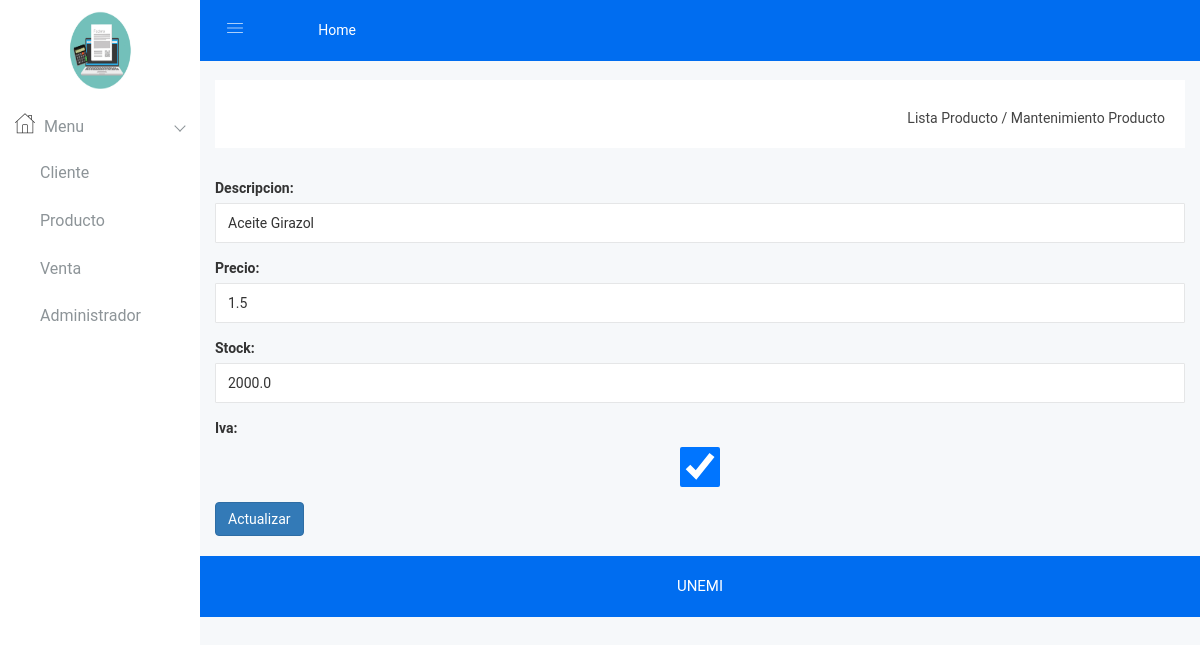
/editarproducto/5/, run on the app's committed database.
### Tarea2/models.py (models this page shows, shortened)
class Producto(models.Model):
    descripcion = models.CharField(max_length=100)
    precio = models.FloatField(default=0)
    stock = models.FloatField(default=0)
    iva = models.BooleanField(default=True)
    class Meta:
        verbose_name = 'producto'
        verbose_name_plural = 'productos'
        ordering = ["descripcion"]

### Tarea2/views.py (the view)
# urls.py: path('editarproducto/<int:id>/', editarproducto, name='editarproducto'),
def editarproducto(request, id):
    opciones = {'Menu': 'Menu Principal',
                'Contacto': 'Lista de Producto', 'Acerca': 'Acerca del Blog', 'accion': 'Actualizar'}
    producto = Producto.objects.get(id=id)
    if request.method == 'GET':
        form = ProductoForm(instance=producto)
        opciones['form'] = form
    else:
        form = ProductoForm(request.POST, instance=producto)
        if form.is_valid():
            form.save()
            return redirect('/listarproducto/')
    return render(request, 'producto.html', opciones)

### Tarea2/forms.py
class ProductoForm(forms.ModelForm):
    class Meta:
        model = Producto
        fields = ('descripcion', 'precio', 'stock', 'iva')
        labels = {'descripcion': 'Descripcion', 'precio': 'Precio', 'stock': 'Stock', 'iva': 'Iva'}
        widgets = {
            'descripcion': forms.TextInput(attrs={'class': 'form-control'}),
            'precio': forms.TextInput(attrs={'class': 'form-control'}),
            'stock': forms.TextInput(attrs={'class': 'form-control'}),
            'iva': forms.CheckboxInput(attrs={'class': 'form-control'}),
        }

### templates/producto.html (shortened to what this page needs)
<!doctype html>
{% load static %}
<html class="no-js" lang="es">
<head>
    <link rel="stylesheet" href="{% static 'css/bootstrap.min.css' %}">
    <link rel="stylesheet" href="{% static 'css/font-awesome.min.css' %}">
    <link rel="stylesheet" href="{% static 'css/animate.css' %}">
    <link rel="stylesheet" href="{% static 'css/normalize.css' %}">
    <link rel="stylesheet" href="{% static 'css/meanmenu.min.css' %}">
    <link rel="stylesheet" href="{% static 'css/main.css' %}">
    <link rel="stylesheet" href="{% static 'css/educate-custon-icon.css' %}">
    <link rel="stylesheet" href="{% static 'css/metisMenu/metisMenu.min.css' %}">
    <link rel="stylesheet" href="{% static 'css/metisMenu/metisMenu-vertical.css' %}">
    <link rel="stylesheet" href="{% static 'style.css' %}">
    <link rel="stylesheet" href="{% static 'css/responsive.css' %}">
</head>
<body>
<div class="left-sidebar-pro">
    <nav id="sidebar" class="">
        <div class="sidebar-header">
            <a href="index.html"><img style="height: 100px; width: 100px" class="main-logo"
                                      src="{% static 'img/logo/logof.jpg' %}" alt=""/></a>
        </div>
        <div class="left-custom-menu-adp-wrap comment-scrollbar">
            <nav class="sidebar-nav left-sidebar-menu-pro">
                <ul class="metismenu" id="menu1">
                    <li class="active">
                        <a class="has-arrow" href="index.html">
                            <span class="educate-icon educate-home icon-wrap"></span>
                            <span class="mini-click-non">Menu</span>
                        </a>
                        <ul class="submenu-angle" aria-expanded="true">
                            <li><a title="Cliente" href="/"><span class="mini-sub-pro">Cliente</span></a>
                            </li>
                            <li><a title="Producto" href="/listarproducto/"><span
                                    class="mini-sub-pro">Producto</span></a>
                            </li>
                            <li><a title="Venta" href="/listarventa/"><span class="mini-sub-pro">Venta</span></a>
                            </li>
                            <li><a title="Venta" href="/admin/"><span class="mini-sub-pro">Administrador</span></a>
                            </li>
                        </ul>
                    </li>
                </ul>
            </nav>
        </div>
    </nav>
</div>
<div class="all-content-wrapper">
    <div class="container-fluid">
        <div class="row">
            <div class="col-lg-12 col-md-12 col-sm-12 col-xs-12">
                <div class="logo-pro">
                    <a href="index.html"><img class="main-logo" src="{% static 'img/logo/logo.png' %}" alt=""/></a>
                </div>
            </div>
        </div>
    </div>
    <div class="header-advance-area">
        <div class="header-top-area">
            <div class="container-fluid">
                <div class="row">
                    <div class="col-lg-12 col-md-12 col-sm-12 col-xs-12">
                        <div class="header-top-wraper">
                            <div class="row">
                                <div class="col-lg-1 col-md-0 col-sm-1 col-xs-12">
                                    <div class="menu-switcher-pro">
                                        <button type="button" id="sidebarCollapse"
                                                class="btn bar-button-pro header-drl-controller-btn btn-info navbar-btn">
                                            <i class="educate-icon educate-nav"></i>
                                        </button>
                                    </div>
                                </div>
                                <div class="col-lg-6 col-md-7 col-sm-6 col-xs-12">
                                    <div class="header-top-menu tabl-d-n">
                                        <ul class="nav navbar-nav mai-top-nav">
                                            <li class="nav-item"><a href="#" class="nav-link">Home</a>
                                            </li>
                                        </ul>
                                    </div>
                                </div>
                            </div>
                        </div>
                    </div>
                </div>
            </div>
        </div>
        <div class="breadcome-area">
            <div class="container-fluid">
                <div class="row">
                    <div class="col-lg-12 col-md-12 col-sm-12 col-xs-12">
                        <div class="breadcome-list">
                            <div class="row">
                                <div class="col-lg-12 col-md-12 col-sm-12 col-xs-12">
                                    <ul class="breadcome-menu">
                                        <li><a href="/listarproducto/">Lista Producto</a> <span
                                                class="bread-slash">/</span>
                                        </li>
                                        <li><span class="bread-blod">Mantenimiento Producto</span>
                                        </li>
                                    </ul>
                                </div>
                            </div>
                        </div>
                    </div>
                </div>
            </div>
        </div>
        <div class="analytics-sparkle-area">
            <div class="container-fluid">
                <div class="row">
                    <div class="col-lg-12 col-md-12 col-sm-12 col-xs-12">
                        <form action="" method="post">
                            {{ form.as_p }}
                            <div class="btn-group">
                                <button class="btn btn-primary" type="submit">{{ accion }}</button>
                            </div>
                        </form>
                        <br>
                    </div>
                </div>
            </div>
        </div>
        <div class="footer-copyright-area">
            <div class="container-fluid">
                <div class="row">
                    <div class="col-lg-12">
                        <div class="footer-copy-right">
                            <p>UNEMI</p>
                        </div>
                    </div>
                </div>
            </div>
        </div>
    </div>
</div>
</body>
</html>

### static/css/main.css (style rules this page uses)
html { color: #222; font-size: 1em; line-height: 1.4; }
audio, canvas, iframe, img, svg, video { vertical-align: middle; }

### static/css/metisMenu/metisMenu-vertical.css (style rules this page uses)
.sidebar-nav { background: #fff; }
.sidebar-nav ul { padding: 0; margin: 0; list-style: none; background: #f5f5f5; }
.sidebar-nav .metismenu { background: #fff; display: -webkit-box; display: -ms-flexbox; display: flex; -webkit-box-orient: vertical; -webkit-box-direction: normal; -ms-flex-direction: column; flex-direction: column; }
.sidebar-nav .metismenu li + li { margin-top: 5px; }
.sidebar-nav .metismenu li:last-child { margin-bottom: 5px; }
.sidebar-nav .metismenu > li { display: -webkit-box; display: -ms-flexbox; display: flex; -webkit-box-orient: vertical; -webkit-box-direction: normal; -ms-flex-direction: column; flex-direction: column; position: relative; }
.sidebar-nav .metismenu a { position: relative; display: block; padding: 13px 15px; color: #444; outline-width: 0; transition: all .3s ease-out; font-size:16px; font-weight:400; }
.sidebar-nav .metismenu ul a { padding: 10px 15px 10px 40px; }
.sidebar-nav .metismenu li .icon-wrap { margin-right:5px; font-size:20px; color:#303030; }

### data on the page
Producto: descripcion "Aceite Girazol", precio "1.5", stock "2000.0", iva "☑"

### other printed values
{{ accion }} "Actualizar"
